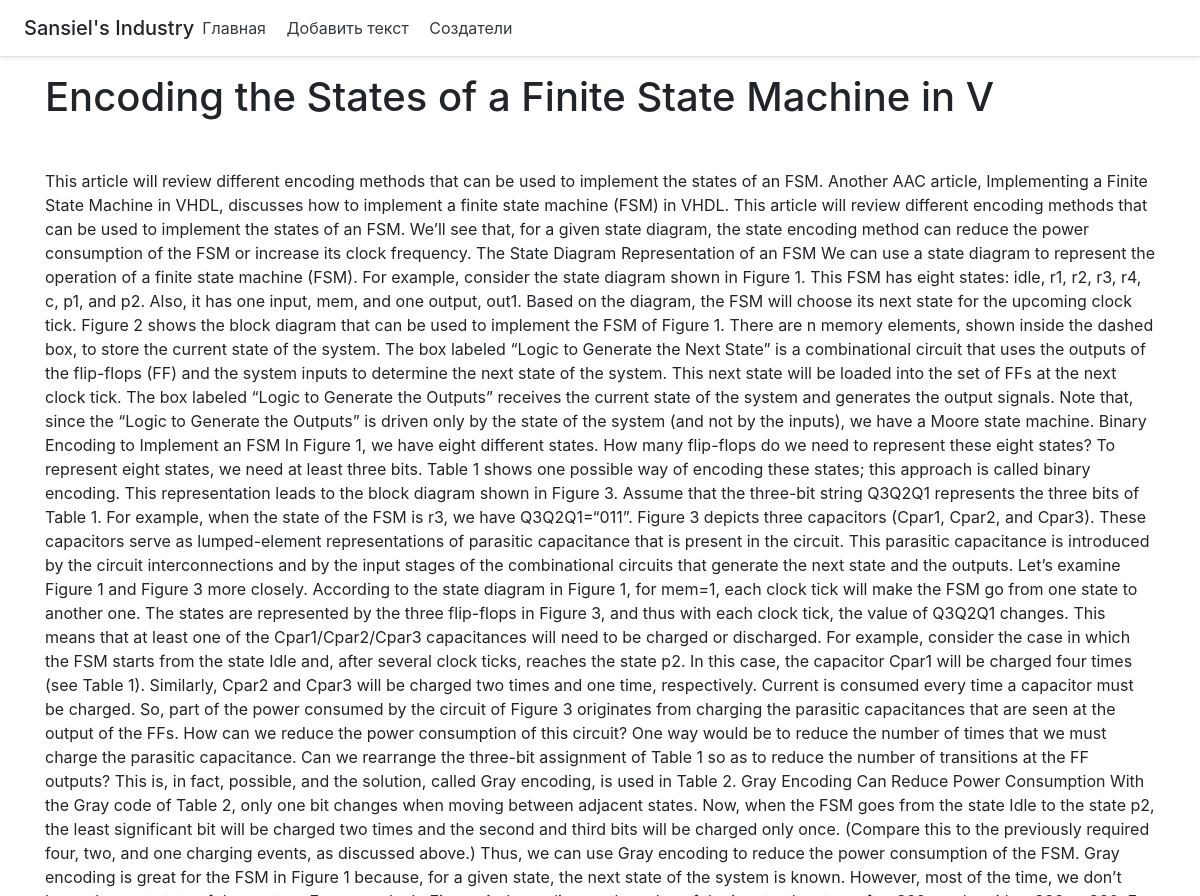
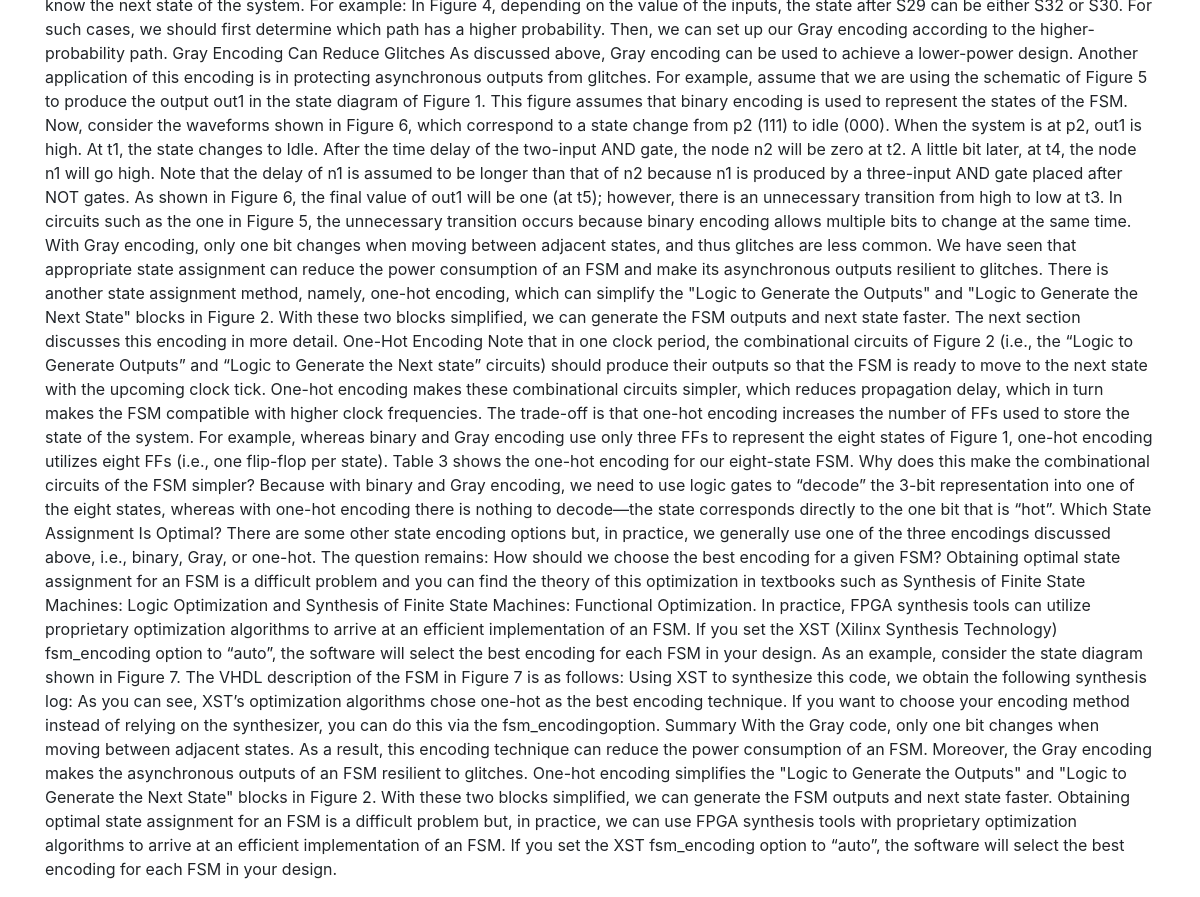
Screenshot of /texts/encoding-the-states-of-a-finite-state-machine-in-v-1618160061/ with the database file from the repository (2 pictures, top to bottom).
### main/models.py (models this page shows, shortened)
class Texts(models.Model):  # Классная штука этот импорт
    title = models.CharField('Название', max_length=250)
    text = models.TextField('Текст')
    score = models.IntegerField('Оценка сложности', blank=True, null=True)  # blank и null не забыть убрать
    url = models.CharField('URL', blank=True, null=True, max_length=255)  # blank и null писать вместе.
    slug = models.SlugField(max_length=150, unique=True)
    symbol = models.IntegerField('Кол-во символов', blank=True, null=True)  #Добавлено по просьбе пользователей
    class Meta:  # Это для красивого отображения
        verbose_name = "Текст"
        verbose_name_plural = "Тексты"

### main/views.py (the view)
# urls.py: path('texts/<str:slug>/', views.text_detail, name='text_detail_url'),
def text_detail(request, slug):
    text = Texts.objects.get(slug__iexact=slug)
    return render(request, 'main/text_detail.html', {'text': text})

### main/templates/main/text_detail.html (shortened to what this page needs)
{% extends 'main/base.html' %}
{% block content %}
    <h1 class="mb-5">
        {{ text.title }}
    </h1>
    <p>
        {{ text.text }}
    </p>
{%  endblock %}

### rows the page displays
Texts: title "Encoding the States of a Finite State Machine in V", text "This article will review different encoding methods that can be used to implement the states of an FSM. Another AAC article, Implementing a Finite State Machine in VHDL, discusses how to implement a finite state machine (FSM) in VHDL. This article will review different encoding methods that can be used to implement the states of an FSM. We’ll see that, for a given state diagram, the state encoding method can reduce the power consumption of the FSM or increase its clock frequency. The State Diagram Representation of an FSM We can use a state diagram to represent the operation of a finite state machine (FSM). For example, consider the state diagram shown in Figure 1. This FSM has eight…"
